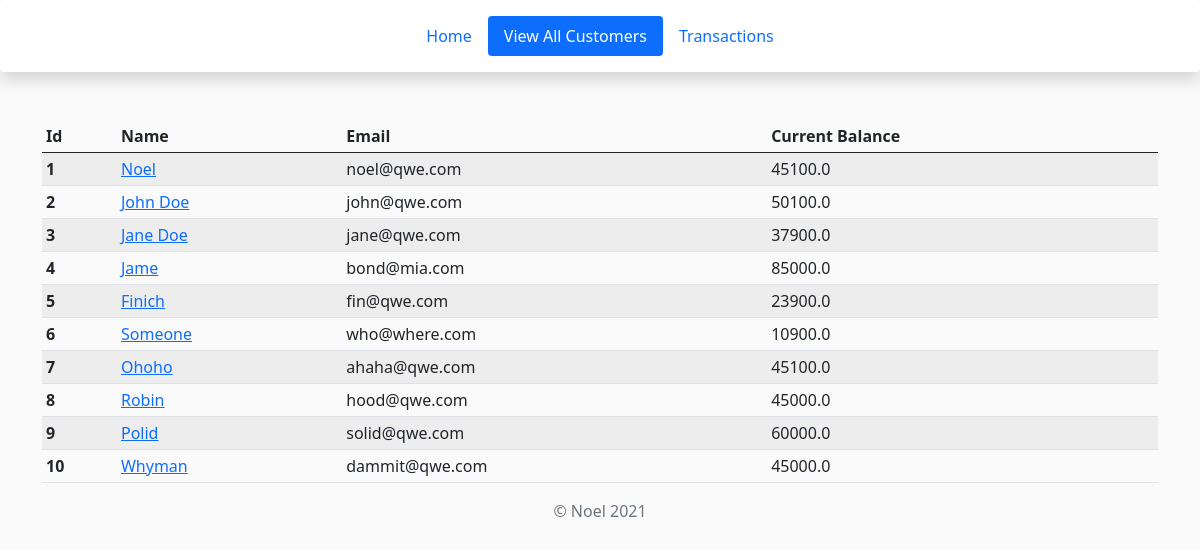
Page /view_all on the committed database.
### app.py (models this page shows, shortened)
class Customer(db.Model):
    __tablename__ = "customer"
    id = db.Column(db.Integer, primary_key=True)
    name = db.Column(db.String(35))
    email = db.Column(db.String(120))
    current_balance = db.Column(db.Float, default=5000)
    date_created = db.Column(db.DateTime, default=datetime.utcnow)

### app.py (the view)
@app.route("/view_all")
def view_all():
    customers = Customer.query.order_by(Customer.date_created).all()
    return render_template("view_all.html", customers=customers)

### templates/view_all.html (shortened to what this page needs)
{% extends 'base.html' %} {% set active_page = "view_all" %}  {% block content %}
<table class="table table-striped table-sm mt-5">
  <thead>
    <tr>
      <th scope="col">Id</th>
      <th scope="col">Name</th>
      <th scope="col">Email</th>
      <th scope="col">Current Balance</th>
    </tr>
  </thead>
  <tbody>
    {% for customer in customers %}
    <tr>
      <th>{{customer.id}}</th>
      <td class="name">
        <a href="/payment/{{customer.id}}">{{customer.name}}</a>
      </td>
      <td>{{customer.email}}</td>
      <td>{{customer.current_balance}}</td>
    </tr>
    {% endfor %}
  </tbody>
</table>
{% endblock %}

### templates/base.html (shortened to what this page needs)
{% set navigation_bar = [
  (url_for('index'), 'index', 'Home'),
  (url_for('view_all'), 'view_all', 'View All Customers'),
  (url_for('transactions'), 'transactions', 'Transactions')
] -%}
{% set active_page = active_page|default('index') -%}
<!DOCTYPE html>
<html lang="en">
  <head>
    <link
      rel="stylesheet"
      href="{{url_for('static',filename='css/bootstrap.min.css')}}"
    />
    <link
      rel="stylesheet"
      href="{{url_for('static',filename='css/main.css')}}"
    />
  </head>
  <body>
      <header class=" shadow p-3 mb-5  rounded">
        <div class="container d-flex justify-content-center ">
          <ul class="nav nav-pills">
            {% for href, id, caption in navigation_bar %}
        <li class="nav-item">
          <a {% if id == active_page %}
            aria-current="page" class="nav-link active"
            {% else %}
            class="nav-link"
           {% endif%}
           href="{{ href|e }}">
           {{ caption|e }}</a>
      </li>
  {% endfor %}
          </ul>
        </div>
      </header>
    <div class="container">
      <main>{% block content %}{% endblock %}</main>
      <footer class="text-center">
        <p class="mt-3 text-muted">&copy; Noel 2021</p>
      </footer>
    </div>
  </body>
</html>

### static/css/main.css (style rules this page uses)
body { background-color: #fafafa; }
header { background-color: white; }
.name { text-transform: capitalize; }

### rows in the picture
Customer: id "1", name "Noel", email "noel@qwe.com", current_balance "45100.0"
Customer: id "2", name "John Doe", email "john@qwe.com", current_balance "50100.0"
Customer: id "3", name "Jane Doe", email "jane@qwe.com", current_balance "37900.0"
Customer: id "4", name "Jame", email "bond@mia.com", current_balance "85000.0"
Customer: id "5", name "Finich", email "fin@qwe.com", current_balance "23900.0"
Customer: id "6", name "Someone", email "who@where.com", current_balance "10900.0"
Customer: id "7", name "Ohoho", email "ahaha@qwe.com", current_balance "45100.0"
Customer: id "8", name "Robin", email "hood@qwe.com", current_balance "45000.0"
Customer: id "9", name "Polid", email "solid@qwe.com", current_balance "60000.0"
Customer: id "10", name "Whyman", email "dammit@qwe.com", current_balance "45000.0"

### other values in the picture
{{ caption|e }} "Home" "View All Customers" "Transactions"
